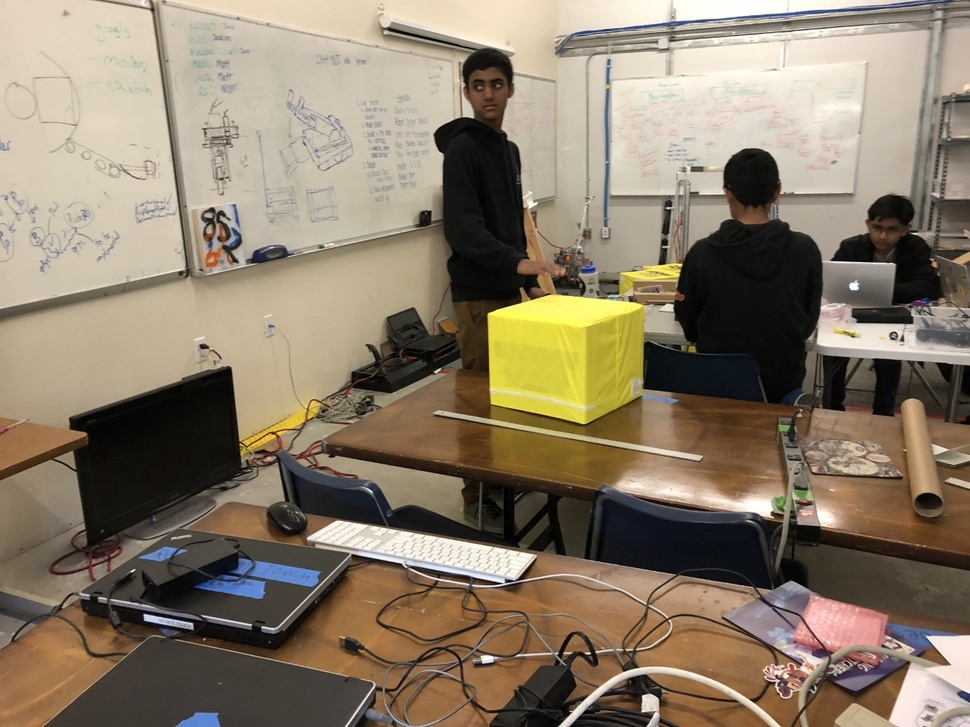
#> input picture Cube1.jpg, 970 x 727 px, shrunk from 1280 x 960 before the run, given in place of the camera
$ python imgTest.py   (older library calls are emulated)
#> lines starting #> are read from the running program, lines starting #| are printed output that depends on the picture; after the words box and inside, x2 and y2 are one past the last pixel; in counts of white or black regions, pixels touching at a corner belong together
#> further down, frames is the input picture: shape (727, 970, 3); mean B, G, R 105.5, 124.8, 138.6
import cv2
import numpy as np
from matplotlib import pyplot as plt


# TODO make multiple filters for lighting issues

# TODO make the range a linear function
"""
TODO use a program that uses how much red a pixel contains and calculates the parameter of what is considered as "yellow"
using a linear function, start with a 2D function first and then use a 3D function
"""
def find_edges(mask):

    kernel = np.ones((5, 5), np.float32) / 10
    dst = cv2.filter2D(mask, -1, kernel)
    edges = cv2.Canny(dst, 100, 200)

    cv2.imshow("Edge", edges)


def filter1(frame):

    # create NumPy arrays from the boundaries for color parameters and detections
    lower = np.array([20, 100, 100], dtype="uint8")
    upper = np.array([220, 255, 255], dtype="uint8")

    hsv_frame = cv2.cvtColor(frame, cv2.COLOR_BGR2HSV)
#> hsv_frame: shape (727, 970, 3); mean H, S, V 25.2, 70.8, 139.7

    # mask finds all the colors in range of the boundary and blocks out the rest
    mask = cv2.inRange(frame, lower, upper)
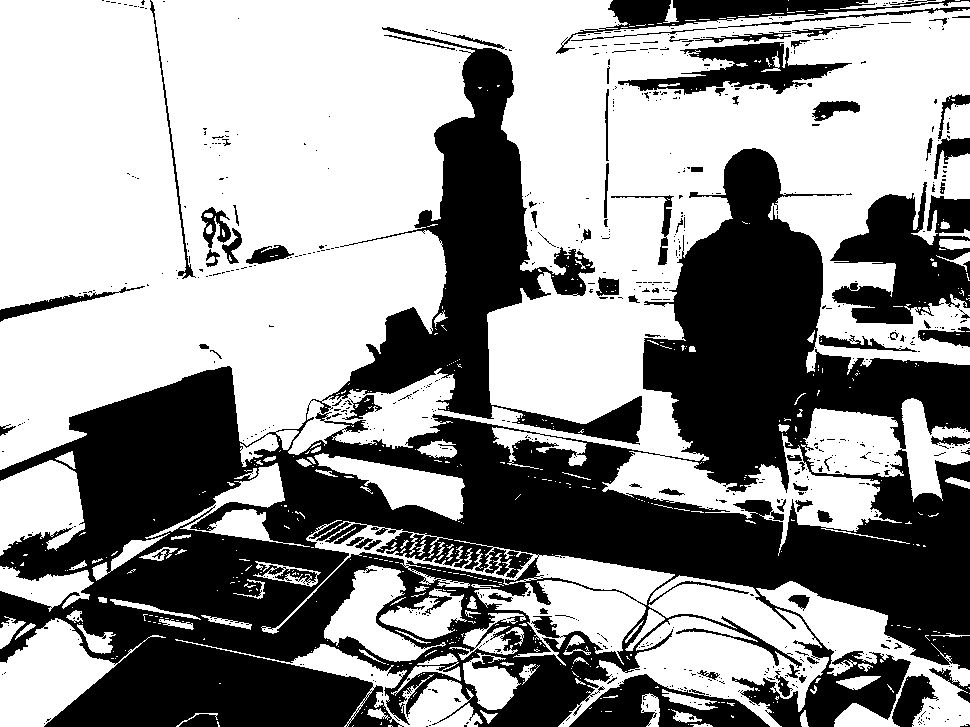
#> mask: shape (727, 970); 58.8% white; 723 black regions (638 under 20 px), largest, box (x1, y1, x2, y2) and area: (0, 27, 970, 727) 248727, (830, 182, 970, 324) 11406, (569, 674, 770, 727) 5046

    # Split each frame to HSV to decrease or increase brightness
    h, s, v = cv2.split(hsv_frame)
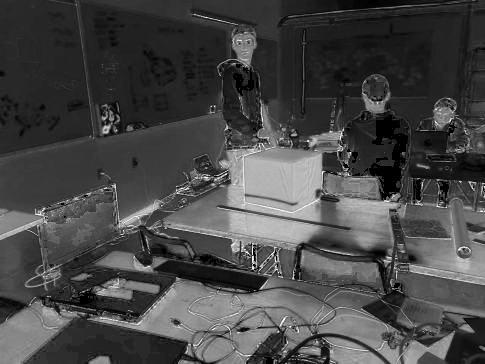
#> s: shape (727, 970) (shown at 1/2 size); min 0, max 255, mean 70.8
    v += 100
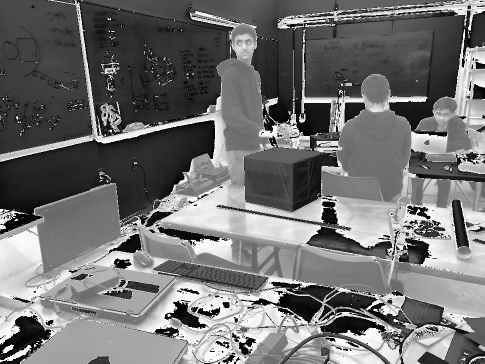
#> v: shape (727, 970) (shown at 1/2 size); min 0, max 255, mean 113.3
    final_hsv = cv2.merge((h, s, v))
#> final_hsv: shape (727, 970, 3); mean H, S, V 25.2, 70.8, 113.3

    # background takes final_hsv and is converted to RGB format
    background = cv2.cvtColor(final_hsv, cv2.COLOR_HSV2BGR)
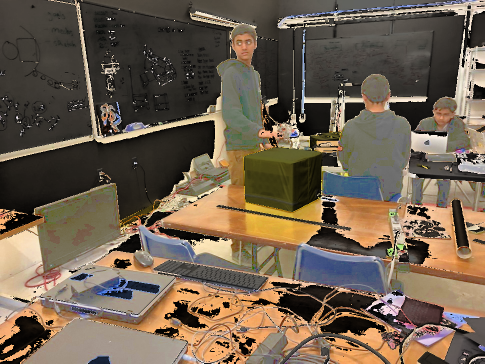
#> background: shape (727, 970, 3) (shown at 1/2 size); mean B, G, R 79.2, 96.1, 111

    # Converts mask to HSV so that it could be used to decrease brightness later
    layer1 = cv2.bitwise_and(background, background, mask=mask)
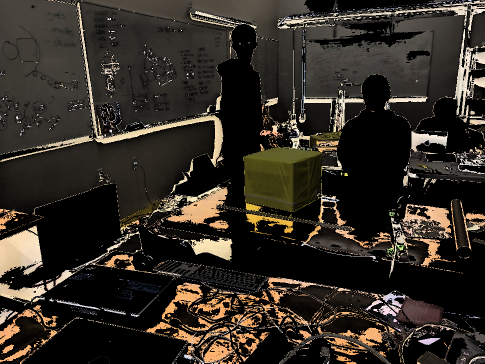
#> layer1: shape (727, 970, 3) (shown at 1/2 size); mean B, G, R 36, 43.6, 49.7

    cv2.imshow("layer1", layer1)

    return layer1


def filter2(layer1):

    # create second layer parameter
    lower = np.array([35, 60, 60], dtype="uint8")
#> lower = [35, 60, 60]
    upper = np.array([100, 100, 100], dtype="uint8")

    mask = cv2.inRange(layer1, lower, upper)
#> mask: shape (727, 970); 9.5% white; 1023 white regions (946 under 20 px), largest, box (x1, y1, x2, y2) and area: (612, 33, 904, 174) 17220, (0, 0, 170, 166) 15937, (166, 0, 628, 76) 13223

    find_edges(mask)

    # transfer frame to hsv for editing purposes
    hsvFrame = cv2.cvtColor(layer1, cv2.COLOR_BGR2HSV)
#> hsvFrame: shape (727, 970, 3); mean H, S, V 11.1, 39.1, 49.8

    # Converts mask to HSV so that it could be used to decrease brightness later
    layer2 = cv2.bitwise_and(layer1, layer1, mask=mask)
    res = layer2

    cv2.imshow("mask", mask)
    cv2.imshow("layer2", layer2)

    # Box the desired target
    try:
        im2, contours, hierarchy = cv2.findContours(mask, cv2.RETR_EXTERNAL, cv2.CHAIN_APPROX_SIMPLE)
#> contours = 1016 contours, 970 with area under 20; largest, box (x1, y1, x2, y2) and area: (612, 33, 904, 174) 18264, (0, 0, 170, 166) 15919, (166, 0, 628, 76) 12694, (488, 295, 643, 327) 2478, (611, 49, 735, 79) 2046
        cnt = max(contours, key=cv2.contourArea)
#> cnt = contour of 769 points, box (x1, y1, x2, y2) (612, 33, 904, 174), area 18264
        x, y, w, h = cv2.boundingRect(cnt)
#> x = 612; y = 33; w = 292; h = 141
        cv2.rectangle(res, (x, y), (x + w, y + h), (0, 255, 0), 2)
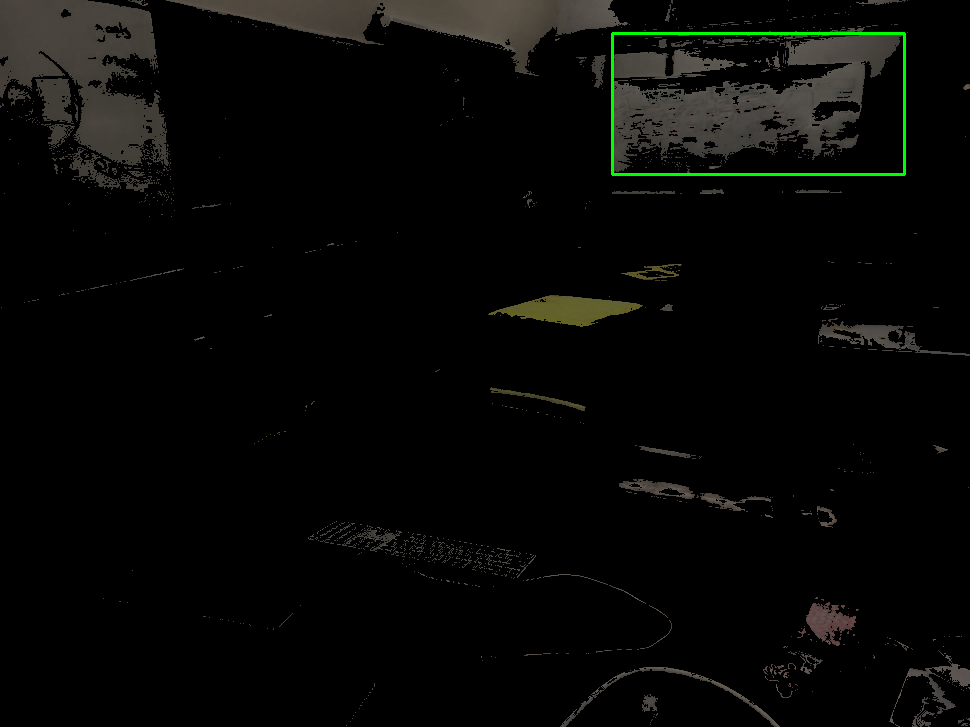
#> res: shape (727, 970, 3); mean B, G, R 5.9, 7.6, 7.2

    except ValueError:
        pass

    cv2.imshow("res", res)


cam = cv2.VideoCapture(1)

# cam.set(cv2.CAP_PROP_EXPOSURE, -4)
while True:
    _, frames = cam.read()
    cv2.imshow("Original", frames)
    filter2(filter1(frames))
    if cv2.waitKey(1) & 0xFF == ord('q'):
#> (key q is pressed here)
        break
cam.release()
cv2.destroyAllWindows()

$ run again, on Cube2.jpg
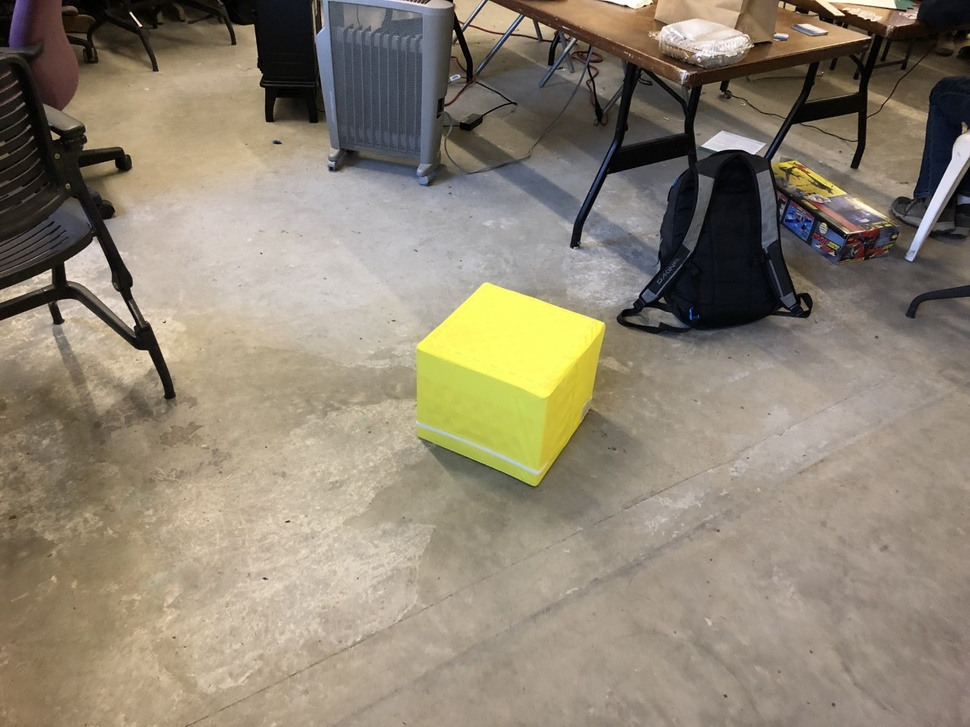
#> input picture Cube2.jpg, 970 x 727 px, shrunk from 1280 x 960 before the run, given in place of the camera
#> frames is the input picture: shape (727, 970, 3); mean B, G, R 114.9, 132.3, 142.4
#> hsv_frame: shape (727, 970, 3); mean H, S, V 32.5, 58.3, 144.1
#> in filter1, `mask = cv2.inRange(frame, lower, upper)`:
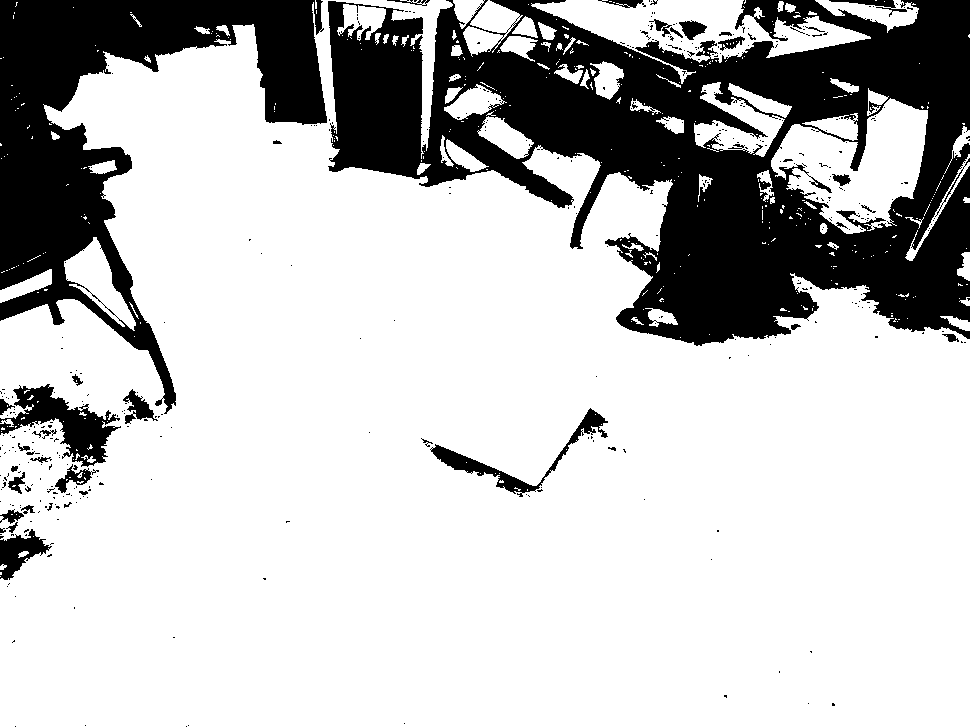
#> mask: shape (727, 970); 75.7% white; 428 black regions (386 under 20 px), largest, box (x1, y1, x2, y2) and area: (328, 0, 970, 346) 114482, (0, 0, 327, 414) 45427, (0, 384, 121, 467) 3776
#> final_hsv: shape (727, 970, 3); mean H, S, V 32.5, 58.3, 107.7
#> lower = [35, 60, 60]
#> edges: shape (727, 970); 1.3% white in thin lines or dots
#> hsvFrame: shape (727, 970, 3); mean H, S, V 16.3, 46.1, 69.2
#> contours = 694 contours, 671 with area under 20; largest, box (x1, y1, x2, y2) and area: (416, 282, 604, 398) 11331, (686, 19, 742, 49) 452, (152, 317, 185, 343) 335, (843, 7, 883, 21) 200, (816, 0, 844, 15) 116
#> cnt = contour of 295 points, box (x1, y1, x2, y2) (416, 282, 604, 398), area 11331
#> in filter2, `x, y, w, h = cv2.boundingRect(cnt)`: x = 416; y = 282; w = 188; h = 116
#> in filter2, `cv2.rectangle(res, (x, y), (x + w, y + h), (0, 255, 0), 2)`:
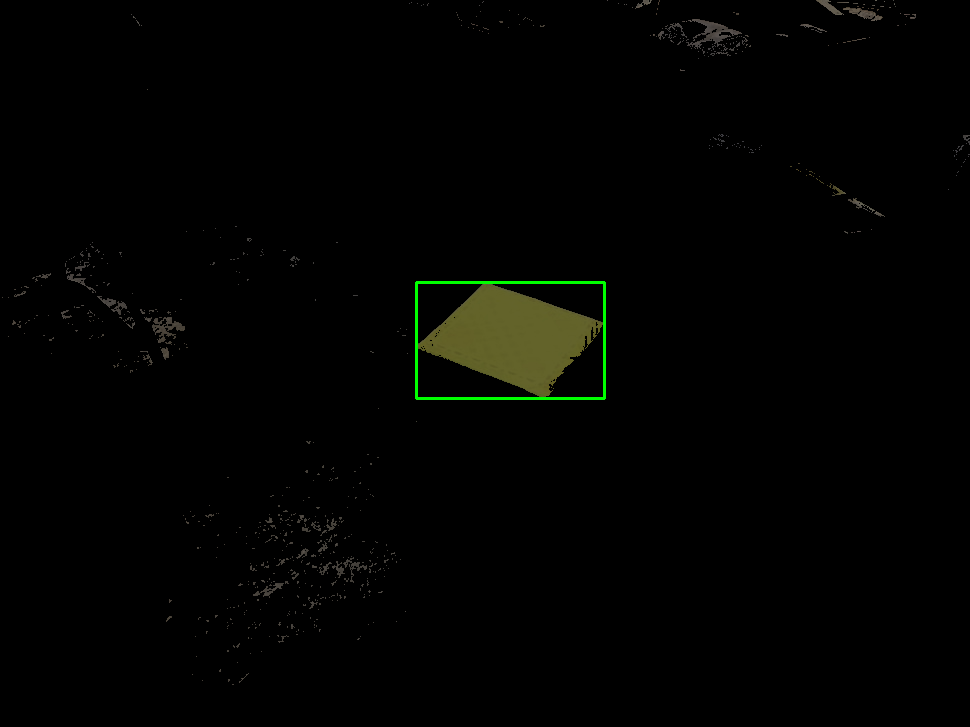
#> res: shape (727, 970, 3); mean B, G, R 1.1, 2.7, 2.1

$ run again, on Cube3.jpg
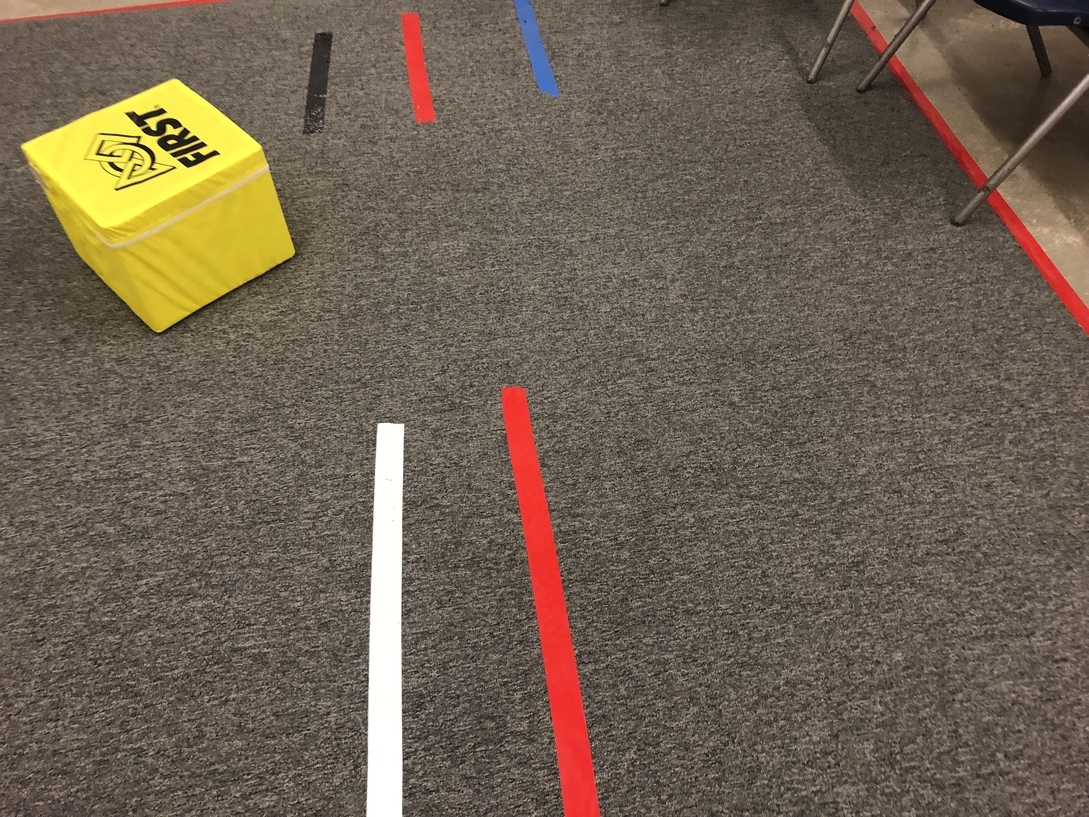
#> input picture Cube3.jpg, 1089 x 817 px, given in place of the camera
#> frames is the input picture: shape (817, 1089, 3); mean B, G, R 81.5, 97.9, 111.9
#> hsv_frame: shape (817, 1089, 3); mean H, S, V 16.2, 63.8, 112.1
#> in filter1, `mask = cv2.inRange(frame, lower, upper)`:
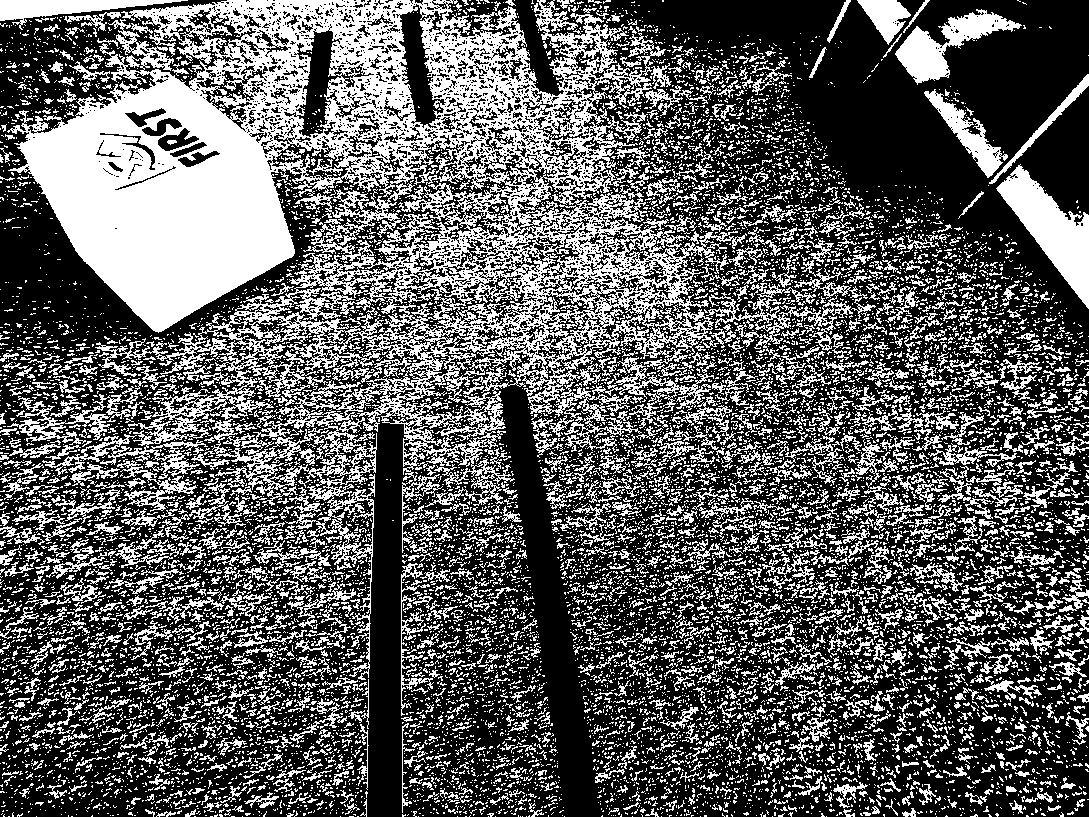
#> mask: shape (817, 1089); 36.5% white; 13622 white regions (11989 under 20 px), largest, box (x1, y1, x2, y2) and area: (7, 0, 747, 680) 151749, (996, 164, 1089, 309) 5234, (895, 9, 1022, 85) 3361
#> final_hsv: shape (817, 1089, 3); mean H, S, V 16.2, 63.8, 187.4
#> lower = [35, 60, 60]
#> edges: shape (817, 1089); 0.47% white in thin lines or dots, all inside (x1, y1, x2, y2) = (21, 77, 406, 796)
#> hsvFrame: shape (817, 1089, 3); mean H, S, V 6.1, 23.5, 72
#> contours = 107 contours, 94 with area under 20; largest, box (x1, y1, x2, y2) and area: (22, 79, 261, 227) 2788, (111, 145, 150, 175) 127, (118, 169, 161, 187) 98, (98, 135, 137, 143) 76, (102, 162, 121, 176) 68
#> cnt = contour of 1059 points, box (x1, y1, x2, y2) (22, 79, 261, 227), area 2788
#> in filter2, `x, y, w, h = cv2.boundingRect(cnt)`: x = 22; y = 79; w = 239; h = 148
#> in filter2, `cv2.rectangle(res, (x, y), (x + w, y + h), (0, 255, 0), 2)`:
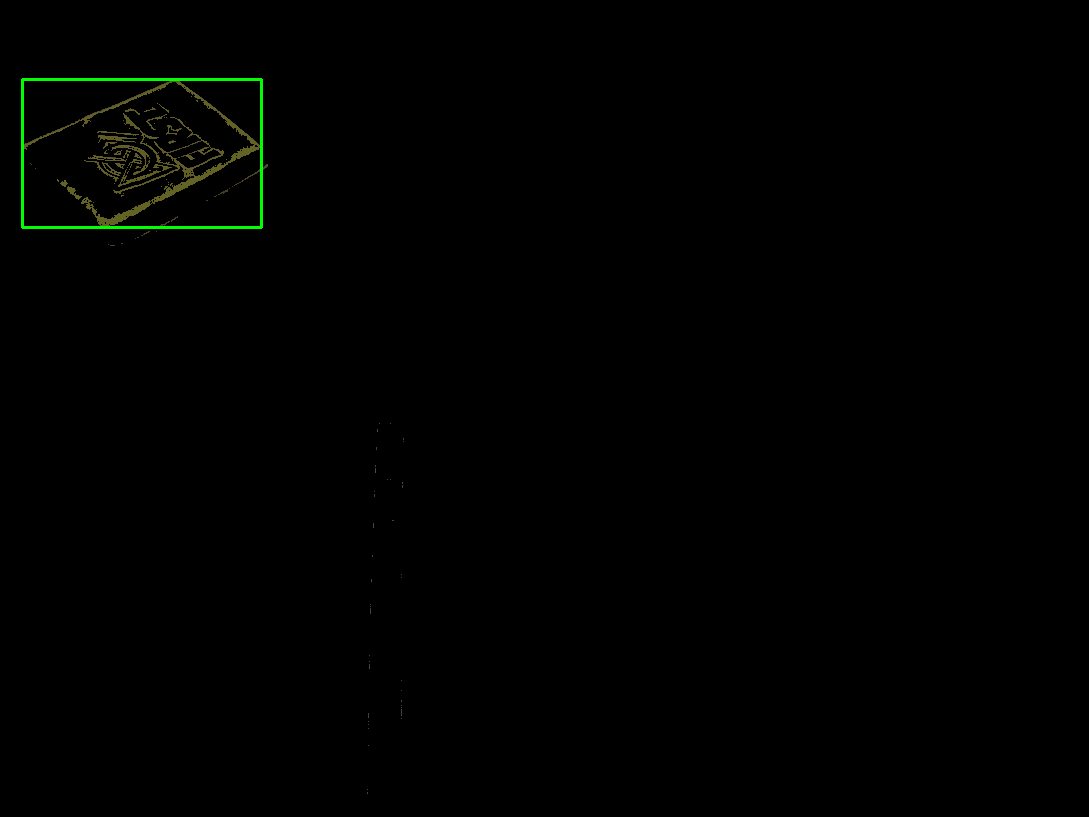
#> res: shape (817, 1089, 3); mean B, G, R 0.2, 1.1, 0.5
